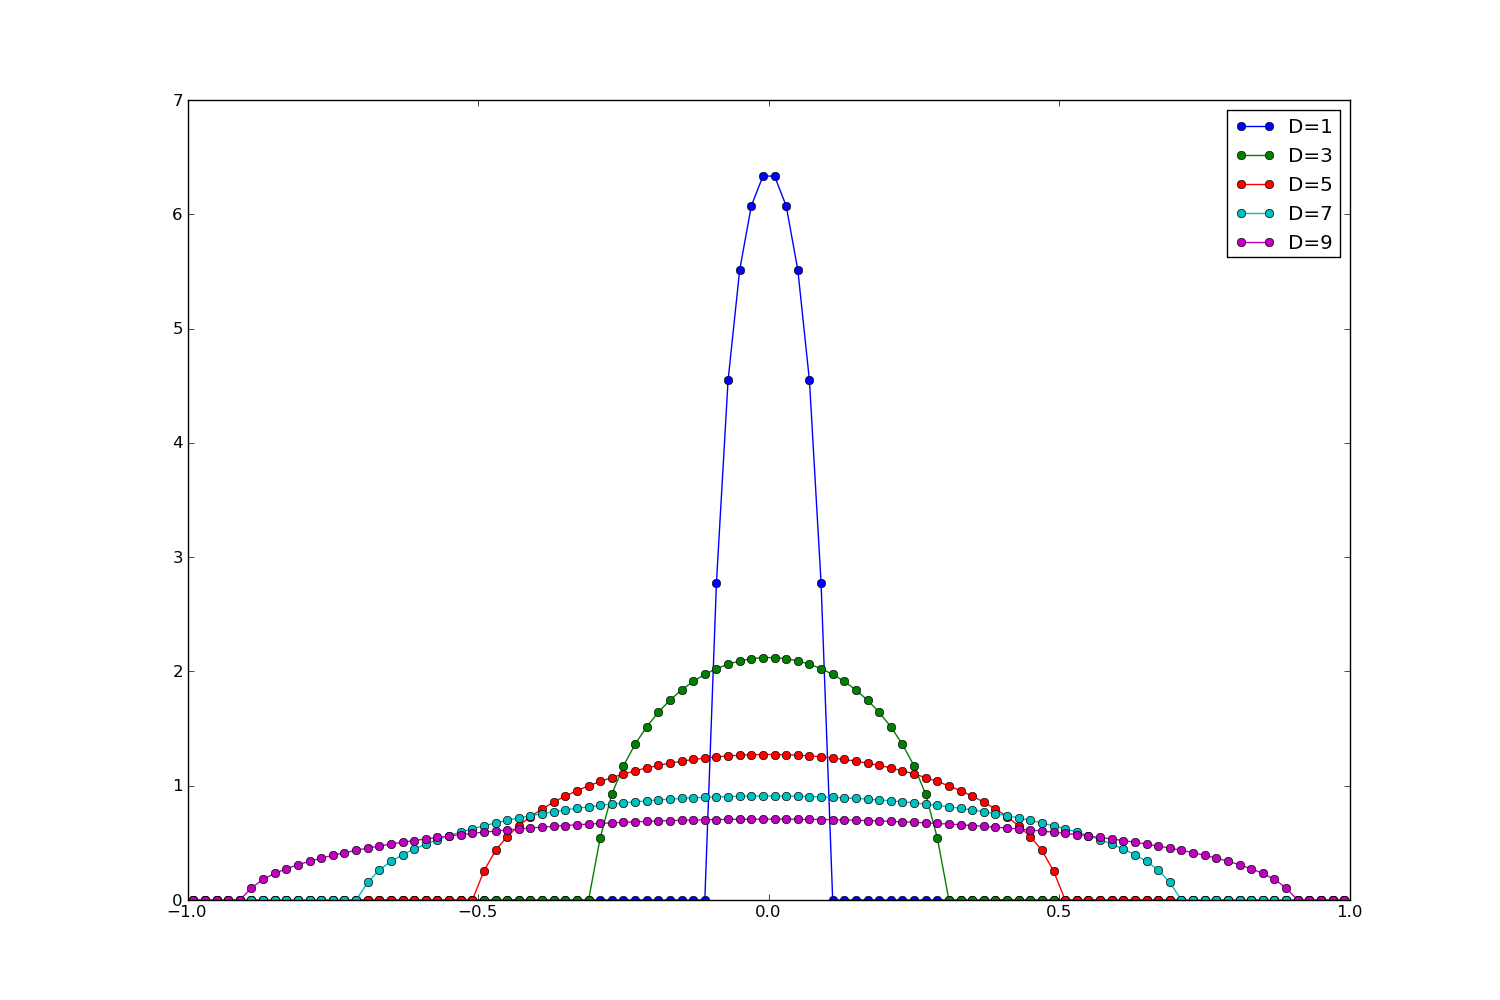

The script that saved this image:
from pytriqs.gf.local import GfReFreq
from pytriqs.archive import HDFArchive
from math import pi

R = HDFArchive('myfile.h5', 'r') 
 
from pytriqs.plot.mpl_interface import oplot, plt
plt.xrange(-1,1) 
plt.yrange(0,7) 

for name, g in R.items() :  # iterate on the elements of R, like a dict ...
    oplot( (- 1/pi * g).imag, "-o", name = name)

p.savefig("./tut_ex3b.png") 

